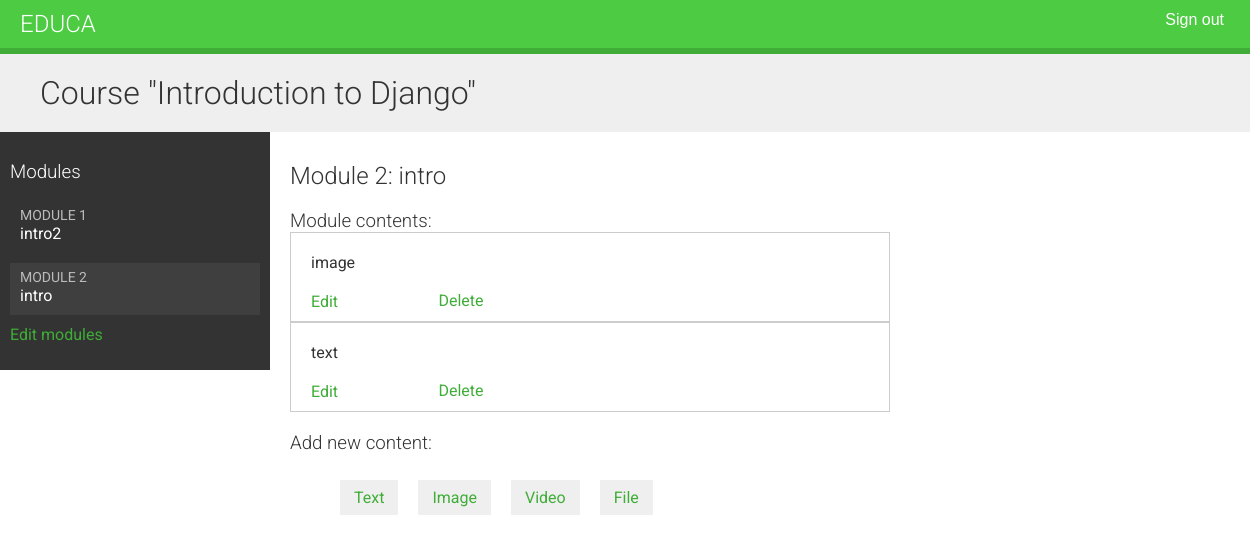
The page /course/module/1/ (signed in) on the database as committed earlier.
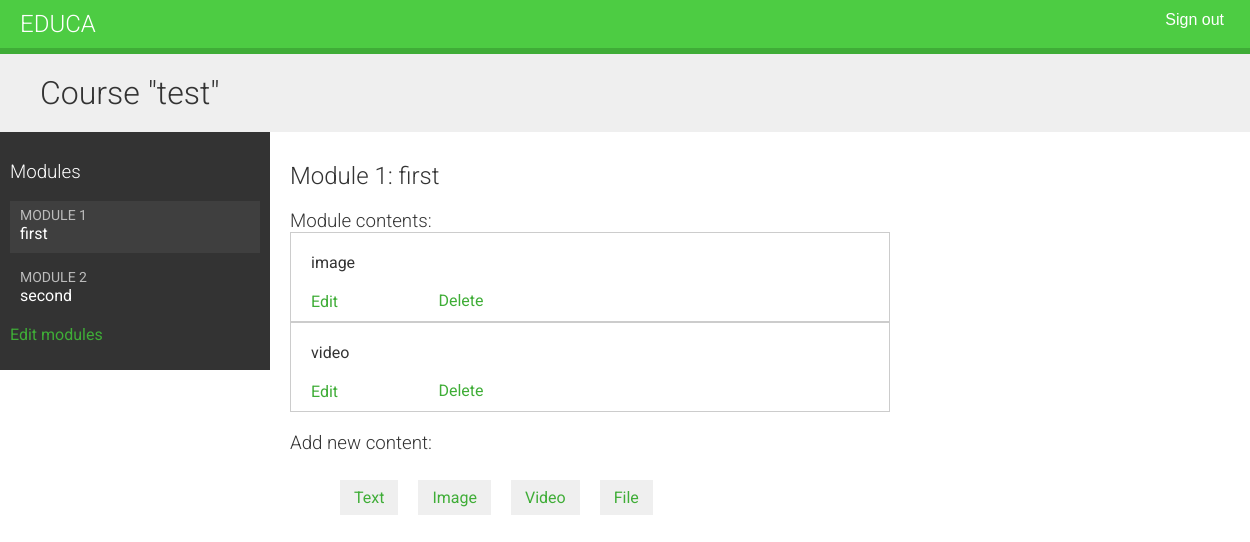
The same page on the database as committed later.
### courses/models.py (models this page shows, shortened)
class Course(models.Model):
    owner = models.ForeignKey(
        User, related_name="courses_created", on_delete=models.CASCADE
    )
    subject = models.ForeignKey(
        Subject, related_name="courses", on_delete=models.CASCADE
    )
    title = models.CharField(max_length=200)
    slug = models.SlugField(max_length=200, unique=True)
    overview = models.TextField()
    created = models.DateTimeField(auto_now_add=True)
    students = models.ManyToManyField(User, related_name="courses_joined", blank=True)
    class Meta:
        ordering = ["-created"]

class Module(models.Model):
    course = models.ForeignKey(Course, related_name="modules", on_delete=models.CASCADE)
    title = models.CharField(max_length=200)
    description = models.TextField(blank=True)
    order = OrderField(blank=True, for_fields=["course"])
    class Meta:
        ordering = ["order"]

class Content(models.Model):
    module = models.ForeignKey(
        Module, related_name="contents", on_delete=models.CASCADE
    )
    content_type = models.ForeignKey(
        ContentType,
        on_delete=models.CASCADE,
        limit_choices_to={"model__in": ("text", "video", "image", "file")},
    )
    object_id = models.PositiveIntegerField()
    item = GenericForeignKey("content_type", "object_id")
    order = OrderField(blank=True, for_fields=["module"])
    class Meta:
        ordering = ["order"]

### courses/views.py (the view)
class ModuleContentListView(TemplateResponseMixin, View):
    template_name = "courses/manage/module/content_list.html"
    def get(self, request, module_id):
        module = get_object_or_404(
            Module,
            id=module_id,
            course__owner=request.user,
        )
        return self.render_to_response({"module": module})

### courses/templatetags/course.py (called while the page is built)
@register.filter
def model_name(obj):
    try:
        return obj._meta.model_name
    except AttributeError:
        return None

### courses/templates/courses/manage/module/content_list.html (shortened to what this page needs)
{% extends "base.html" %}
{% load course %}
{% block content %}
  {% with course=module.course %}
    <h1>Course "{{ course.title }}"</h1>
    <div class="contents">
      <h3>Modules</h3>
      <ul id="modules">
        {% for m in course.modules.all %}
          <li data-id="{{ m.id }}"{% if m == module %}class="selected"{% endif %}>
            <a href="{% url "module_content_list" m.id %}">
              <span>
                Module <span class="order">{{ m.order|add:1 }}</span>
              </span>
              <br>
              {{ m.title }}
            </a>
          </li>
        {% empty %}
          <li>No modules yet.</li>
        {% endfor %}
      </ul>
      <p>
        <a href="{% url "course_module_update" course.id %}">Edit modules
        </a>
      </p>
    </div>
    <div class="module">
      <h2>Module {{ module.order|add:1 }}: {{ module.title }}</h2>
      <h3>Module contents:</h3>
      <div id="module-contents">
        {% for content in module.contents.all %}
          <div data-id="{{ content.id }}">
            {% with item=content.item %}
              <p>{{ item|model_name }}</p>
              <a href="{% url "module_content_update" module.id item|model_name item.id %}">Edit</a>
              <form action="{% url "module_content_delete" content.id %}"method="post">
                <input type="submit" value="Delete">
              </form>
            {% endwith %}
          </div>
        {% empty %}
          <p>This module has no contents yet.</p>
        {% endfor %}
      </div>
      <h3>Add new content:</h3>
      <ul class="content-types">
        <li>
          <a href="{% url "module_content_create" module.id "text" %}">
            Text
          </a>
        </li>
        <li>
          <a href="{% url "module_content_create" module.id "image" %}">
            Image
          </a>
        </li>
        <li>
          <a href="{% url "module_content_create" module.id "video" %}">
            Video
          </a>
        </li>
        <li>
          <a href="{% url "module_content_create" module.id "file" %}">
            File
          </a>
        </li>
      </ul>
    </div>
  {% endwith %}
{% endblock content %}

### courses/templates/base.html (shortened to what this page needs)
{% load static %}
<!DOCTYPE html>
<html>
  <head>
    <link href="{% static 'css/base.css' %}" rel="stylesheet">
  </head>
  <body>
    <div id="header">
      <a href="/" class="logo">Educa</a>
      <ul class="menu">
        {% if request.user.is_authenticated %}
          <li>
            <form action="{% url 'logout' %}" method="post">
              <button type="submit">Sign out</button>
            </form>
          </li>
        {% else %}
          <li><a href="{% url 'login' %}">Sign in</a></li>
        {% endif %}
      </ul>
    </div>
    <div id="content">
      {% block content %}
      {% endblock %}
    </div>
  </body>
</html>

### courses/static/css/base.css (style rules this page uses)
body { margin:0; font-family:'Roboto', sans-serif; font-weight:400; color:#333; }
a { color:#3fad37; text-decoration:none; }
ul { float:left; }
h1, h2, h3, h4, h5, h6 { font-family:'Roboto', sans-serif; font-weight:300; }
h1 { background:#efefef; width:100%; overflow:auto; padding:20px 0 20px 40px; margin:0; }
.module { padding:10px 20px; float:left; width:600px; }
.module h3 { margin:20px 0 0; padding:0; width:100%; }
.module p { margin:10px 0 20px; width:100%; float:left; }
#header { background:#4dcc43; overflow:auto; padding:10px 20px; border-bottom:6px solid #3fad37; }
#header .logo { text-decoration:none; font-family:'Roboto', sans-serif; font-weight:300; text-transform:uppercase; font-size:24px; color:#fff; float:left; }
#header a { color:#fff; }
#header .menu { list-style:none; float:right; margin:0; padding:0; }
#header button { background:transparent; border:0; color:#fff; font-size:16px; }
.contents { width:20%; padding:10px; float:left; background:#333; color: #fff; font-family:'Roboto', sans-serif; }
.contents ul { list-style:none; margin:0; padding:0; width:100%; }
.contents ul li { margin:0 0 10px 0; padding:4px 10px 10px; overflow:auto; cursor:move; }
.contents ul li.selected { background:#3f3f3f; }
.contents ul span { text-transform:uppercase; color:#bbb; font-size:14px; }
.contents ul a { display:block; color:#fff; text-decoration:none; }
ul.content-types li { list-style:none; float:left; margin:10px; background:#efefef; padding:8px 14px; }
input, select, textarea { border:1px solid #ccc; border-bottom:3px solid #ccc; padding:8px 12px; font-size:16px; font-family:'Roboto', sans-serif; float:left; clear:both; width:300px; }
input[type=submit], a.button { border-radius:5px; background:#4dcc43; color:#fff; font-size:16px; text-transform:uppercase; border:none; padding:10px 20px; margin:20px 0; }
#module-contents div { padding:10px 20px; border:1px solid #ccc; background:#fff }
#module-contents form { margin:0; padding:0; }
#module-contents input[type=submit] { color:#3fad37; background:none; margin:-20px 0 0; padding:0; float:left; text-transform:none; }

Rows that differ between the two databases and show on the page:
removed Module: order|add "1", title "intro2"
removed Module: order|add "2", title "intro"
changed Course: title "Introduction to Django" → "test"
added Module: order|add "1", title "first"
added Module: order|add "2", title "second"
changed Content (number 2 of 2 on the later page): item|model_name "text" → "video"
